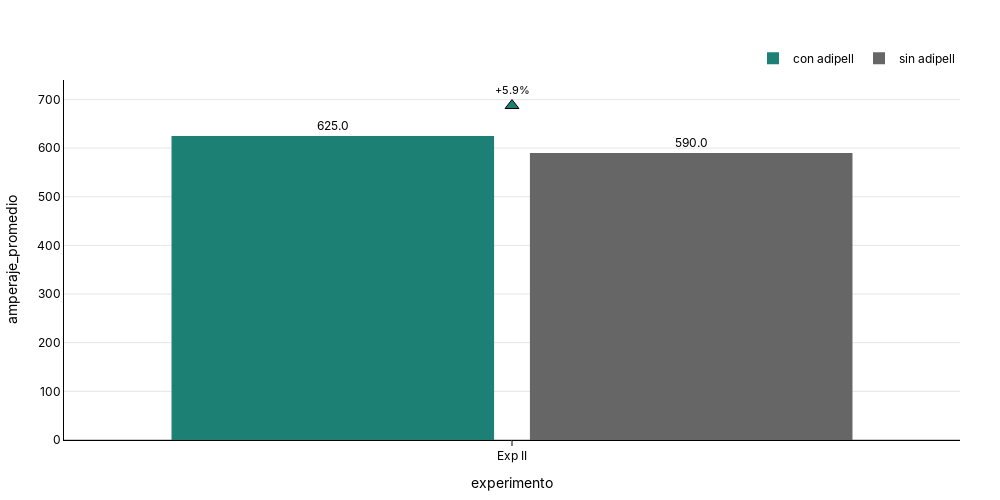

The notebook cell this image was saved under:
### Code cell
fig_amperaje_promedio = plot_bar(
df=granel_group,
x_col="experimento",
y_col="amperaje_promedio",
group_col="producto",
delta_reference_group='sin adipell',
show_delta=True,
delta_type='pct',
#title="Rendimiento (Ton/H)",
)
fig_amperaje_promedio.show()
s3.save_plotly_html(fig_amperaje_promedio, "amperaje_promedio_granel.html")

### Figure 1 — Plotly figure (JSON) as saved in the notebook; plotly's stock layout.template omitted (floating-point values rounded to 4 significant figures)
{"data": [{"hovertemplate": "<b>experimento:</b> %{x}<br><b>amperaje_promedio:</b> %{y:.1f}<br><extra></extra>", "marker": {"color": "#1C8074", "line": {"width": 0}}, "name": "con adipell", "text": [625], "textposition": "outside", "texttemplate": "%{text:.1f}", "type": "bar", "x": ["Exp II"], "y": [625]}, {"hovertemplate": "<b>experimento:</b> %{x}<br><b>amperaje_promedio:</b> %{y:.1f}<br><extra></extra>", "marker": {"color": "#666666", "line": {"width": 0}}, "name": "sin adipell", "text": [590], "textposition": "outside", "texttemplate": "%{text:.1f}", "type": "bar", "x": ["Exp II"], "y": [590]}, {"hoverinfo": "skip", "marker": {"color": ["#1C8074"], "line": {"color": "black", "width": 1}, "size": 12, "symbol": ["triangle-up"]}, "mode": "markers+text", "showlegend": false, "text": ["+5.9%"], "textfont": {"color": "black", "size": 11}, "textposition": "top center", "type": "scatter", "x": ["Exp II"], "y": [687.5]}], "layout": {"bargap": 0.2, "bargroupgap": 0.1, "barmode": "group", "font": {"color": "black", "family": "Inter, Arial, sans-serif"}, "height": 500, "legend": {"orientation": "h", "title": {"text": ""}, "x": 1, "xanchor": "right", "y": 1.02, "yanchor": "bottom"}, "margin": {"b": 40, "l": 40, "r": 40, "t": 80}, "paper_bgcolor": "rgba(0,0,0,0)", "plot_bgcolor": "rgba(0,0,0,0)", "title": {"text": "<b><b>", "x": 0.5, "xanchor": "center", "y": 0.95, "yanchor": "top"}, "width": 1000, "xaxis": {"linecolor": "black", "linewidth": 1, "showline": true, "tickcolor": "black", "ticks": "outside", "title": {"text": "experimento"}}, "yaxis": {"gridcolor": "rgba(0,0,0,0.1)", "linecolor": "black", "linewidth": 1, "showgrid": true, "showline": true, "title": {"text": "amperaje_promedio"}, "zeroline": true, "zerolinecolor": "rgba(0,0,0,0.2)"}}}
